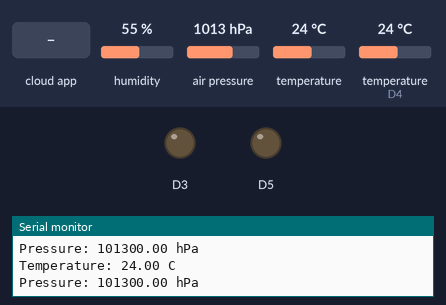
A sketch run on a simulated ESP8266 (NodeMCU). Shown: output pins drawn as LEDs (lit = HIGH), the last lines printed to the serial monitor. Inputs (shaded band) come from the test bench; at power-on: humidity 55 %, air pressure 1013 hPa, temperature 24 °C, temperature (sensor on D4) 24 °C.

Above: at 2.8 s.
2.9 s: the phone or cloud app sets LIGHT to 1
At 5.0 s:
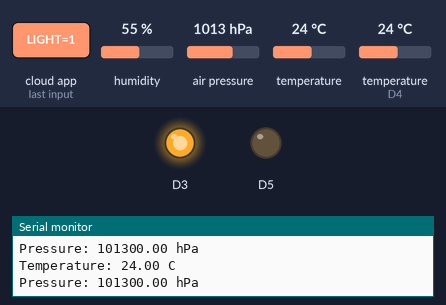
5.5 s: the phone or cloud app sets RELAY to 1
At 7.3 s:
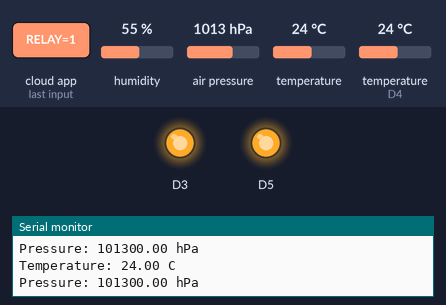
7.6 s: the phone or cloud app sets LIGHT to 0
At 8.8 s:
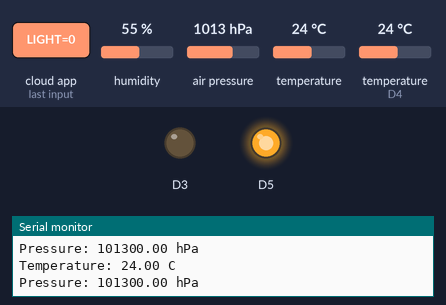
9.6 s: the phone or cloud app sets RELAY to 0
At 11.3 s:
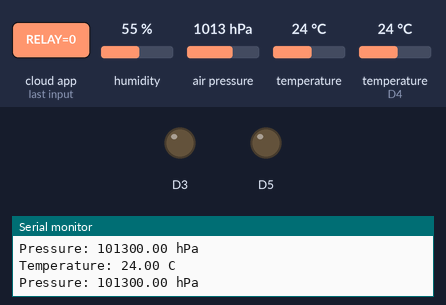
Timing chart, 0 to 12.6 s (numbered marks = the images above; inputs shaded):
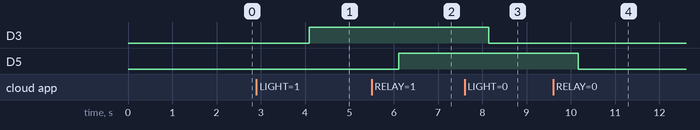

Measured:
- after the input at 2.9 s, D3: LOW → HIGH after 1.2 s
- after the input at 5.5 s, D5: LOW → HIGH after 0.62 s
- after the input at 7.6 s, D3: HIGH → LOW after 0.54 s
- after the input at 9.6 s, D5: HIGH → LOW after 0.57 s

The sketch:

WeatherStation.ino
```cpp
#include <ESP8266WiFi.h>
#include <ThingerESP8266.h>
#include <BMP180.h>
#include <Wire.h>
#include <DHT.h>

#define DHTPIN 2
#define DHTTYPE DHT11
DHT dht(DHTPIN, DHTTYPE);
BMP180 bmp180;


//#define ALTITUDE 1655.0
#define USERNAME "SUMIT"
#define DEVICE_ID "ESP8266"
#define DEVICE_CREDENTIAL "MYPROJECT12345"
#define SSID "Mywifi"
#define SSID_PASSWORD "heartless"
unsigned int currentTs = 0;
unsigned long lastCheck = 0;
ThingerESP8266 thing(USERNAME, DEVICE_ID, DEVICE_CREDENTIAL);


void setup()
{
  thing.add_wifi(SSID, SSID_PASSWORD);
  pinMode(D3, OUTPUT);
  thing["LIGHT"] << digitalPin(D3);
  pinMode(14, OUTPUT);
  thing["RELAY"] << digitalPin(14);
  bmp180.init();
  Serial.begin(9600);
  Serial.println("BMP180 Demo");
  if (!bmp180.hasValidID())
    Serial.println("Error - please check the BMP180 board!");

  dht.begin();
  thing["dht11"] >> [](pson& out){
    out["humidity"]=dht.readHumidity();
    out["celsius"]=dht.readTemperature();
    out["fahrenheit"]=dht.readTemperature(true);

    //thing["BMP180"] >> [](pson& out){
    out["pressure"] = bmp180.getPressure();
   // out[“lon”] = gps.getLongitude();
};

  };
//  if (pressure.begin())
//    Serial.println("BMP180 init success");
//  else
//  {
//    Serial.println("BMP180 init fail\n\n");
//    while(1);
//  }
//}

void loop()
{
  thing.handle();

  Serial.print("Temperature: ");
  Serial.print(bmp180.getTemperature());
  Serial.println(" C");

  Serial.print("Pressure: ");
  Serial.print(bmp180.getPressure());
  Serial.println(" hPa");

  Serial.println();
  delay(2000);


//  char status;
//  double T,P,p0,a;
//  thing.handle();
//  unsigned long currentTs = millis();
//  if(currentTs-lastCheck>=60*5*1000){
//    lastCheck=currentTs;
//  }
//  Serial.println();
//  Serial.print("provided altitude: ");
//  Serial.print(ALTITUDE,0);
//  Serial.print(" meters, ");
//  Serial.print(ALTITUDE*3.28084,0);
//  Serial.println(" feet");
//  status = pressure.startTemperature();
//  if (status != 0)
//  {
//    delay(status);
//    status = pressure.getTemperature(T);
//    if (status != 0)
//    {
//      Serial.print("temperature: ");
//      Serial.print(T,2);
//      Serial.print(" deg C, ");
//      Serial.print((9.0/5.0)*T+32.0,2);
//      Serial.println(" deg F");
//      status = pressure.startPressure(3);
//      if (status != 0)
//      {
//        delay(status);
//        status = pressure.getPressure(P,T);
//        if (status != 0)
//        {
//          Serial.print("absolute pressure: ");
//          Serial.print(P,2);
//          Serial.print(" mb, ");
//          Serial.print(P*0.0295333727,2);
//          Serial.println(" inHg");
//          p0 = pressure.sealevel(P,ALTITUDE);
//          Serial.print("relative (sea-level) pressure: ");
//          Serial.print(p0,2);
//          Serial.print(" mb, ");
//          Serial.print(p0*0.0295333727,2);
//          Serial.println(" inHg");
//          a = pressure.altitude(P,p0);
//          Serial.print("computed altitude: ");
//          Serial.print(a,0);
//          Serial.print(" meters, ");
//          Serial.print(a*3.28084,0);
//          Serial.println(" feet");
//        }
//        else Serial.println("error retrieving pressure measurement\n");
//      }
//      else Serial.println("error starting pressure measurement\n");
//    }
//    else Serial.println("error retrieving temperature measurement\n");
//  }
//  else Serial.println("error starting temperature measurement\n");
//  delay(5000);
    if(dht.readTemperature()>30){
      thing.call_endpoint("My_Mail");
    }
}
```
